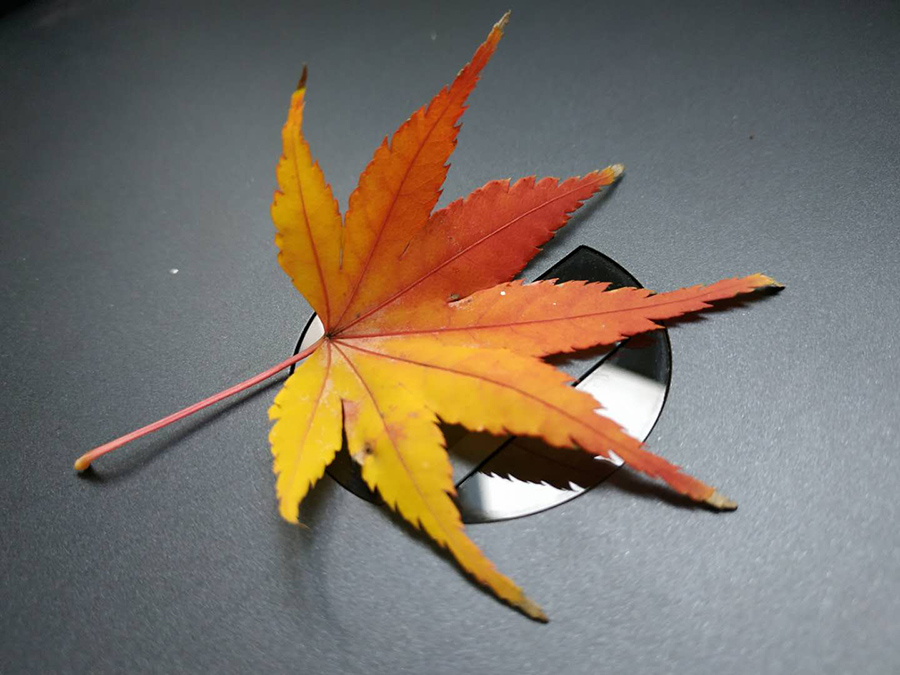
#> input picture maple.jpg, 900 x 675 px, found by its file name
$ python image-colour-range.py
#> lines starting #> are read from the running program, lines starting #| are printed output that depends on the picture; after the words box and inside, x2 and y2 are one past the last pixel; in counts of white or black regions, pixels touching at a corner belong together
import cv2
import numpy as np

rawImage=cv2.imread('maple.JPG')
#> rawImage is the input picture: shape (675, 900, 3); mean B, G, R 102.8, 112.9, 121.9
hsv=cv2.cvtColor(rawImage, cv2.COLOR_BGR2HSV)
#> hsv: shape (675, 900, 3); mean H, S, V 82.6, 62.4, 131.6
# define range of red color in HSV
lower_red = np.array([0,100,50])
upper_red = np.array([10,255,255])

# Threshold the HSV image to get only red colors
mask = cv2.inRange(hsv, lower_red, upper_red)
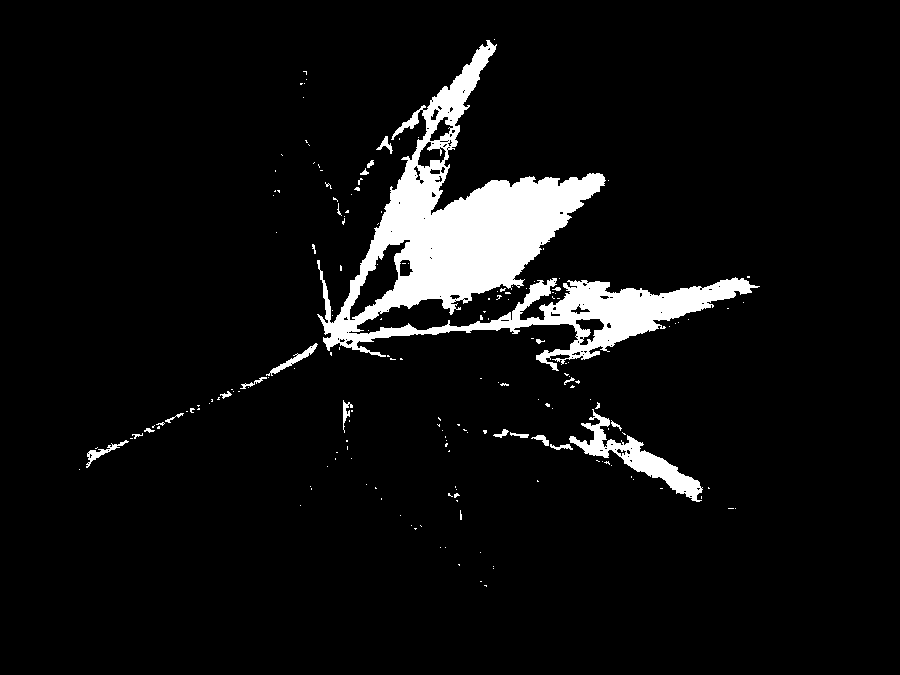
#> mask: shape (675, 900); 6.4% white; 182 white regions (159 under 20 px), largest, box (x1, y1, x2, y2) and area: (317, 40, 760, 371) 34343, (569, 409, 703, 502) 2688, (266, 343, 318, 376) 306
mask2 = 255-mask

grayImage=cv2.cvtColor(rawImage, cv2.COLOR_BGR2GRAY)
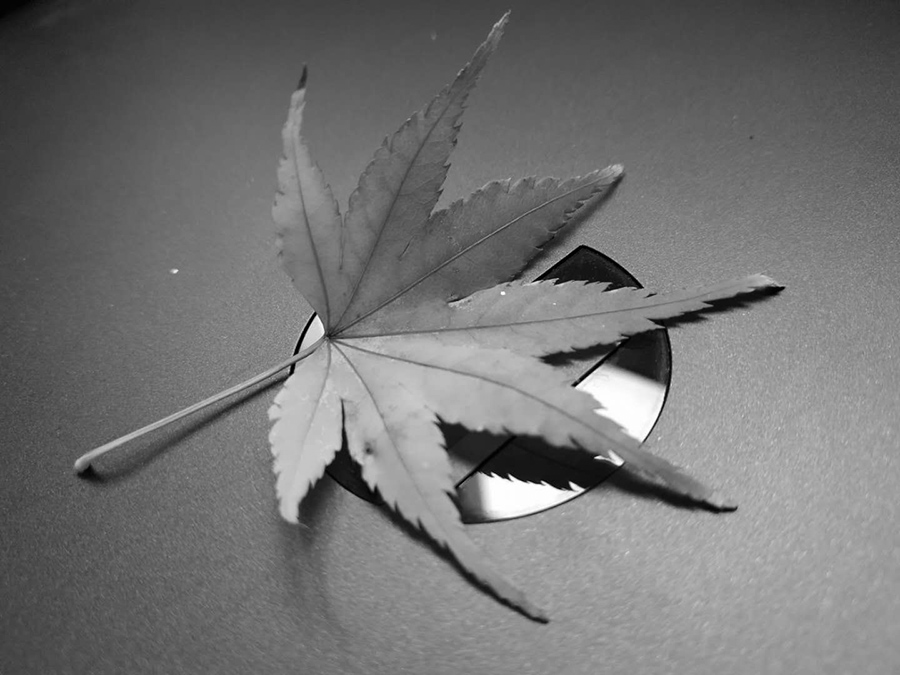
#> grayImage: shape (675, 900); min 0, max 255, mean 114.5
grayImage=cv2.cvtColor(grayImage, cv2.COLOR_GRAY2BGR)
#> grayImage: shape (675, 900, 3)
colourPartImage = cv2.bitwise_and(rawImage,rawImage, mask= mask)
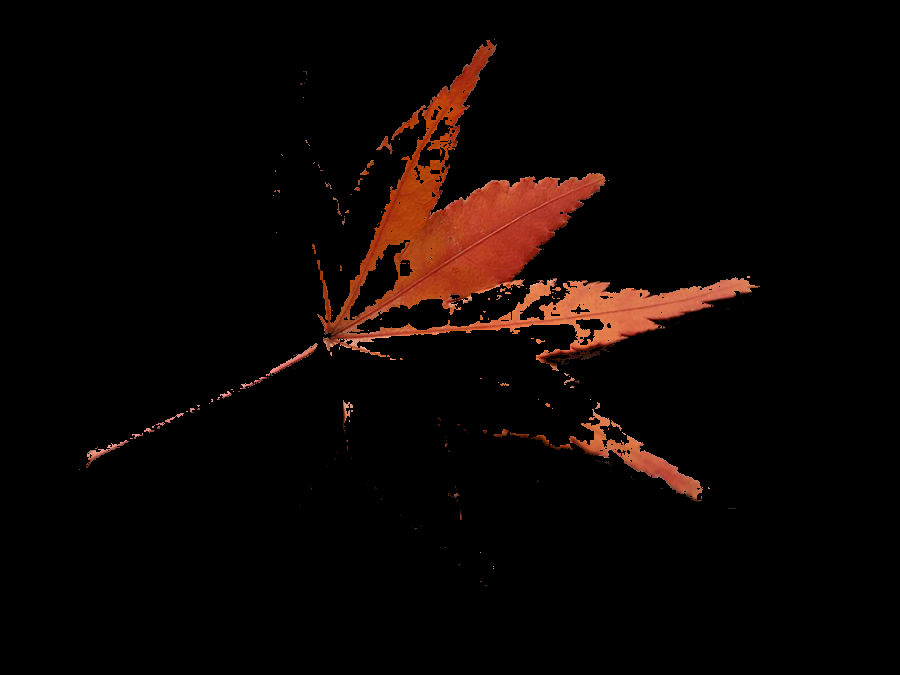
#> colourPartImage: shape (675, 900, 3); mean B, G, R 2.9, 5, 11.8
grayPartImage = cv2.bitwise_and(grayImage,grayImage, mask= mask2)
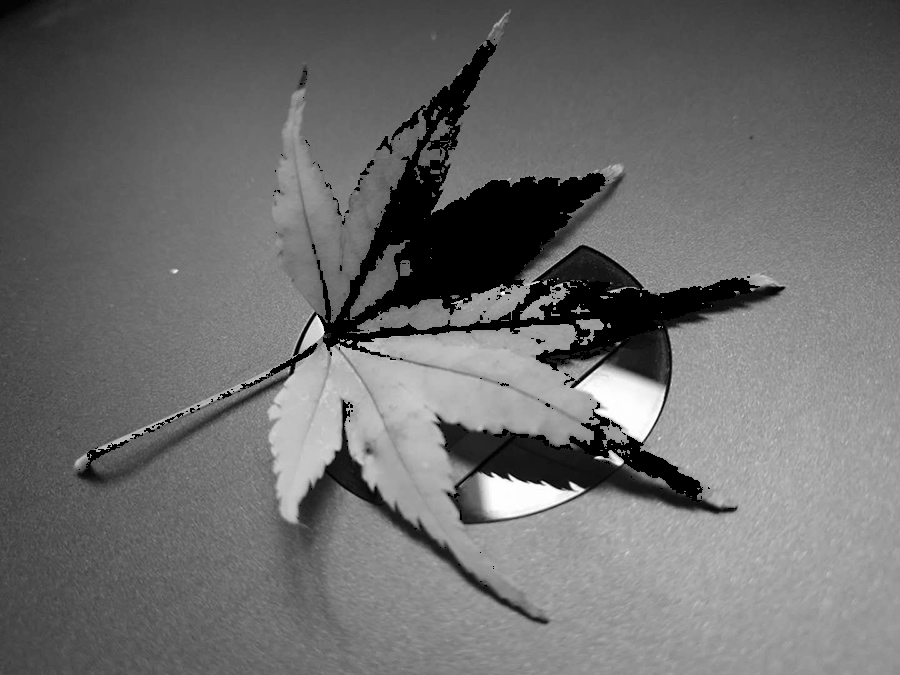
#> grayPartImage: shape (675, 900, 3); min 0, max 255, mean 107.8
artImage=colourPartImage+grayPartImage
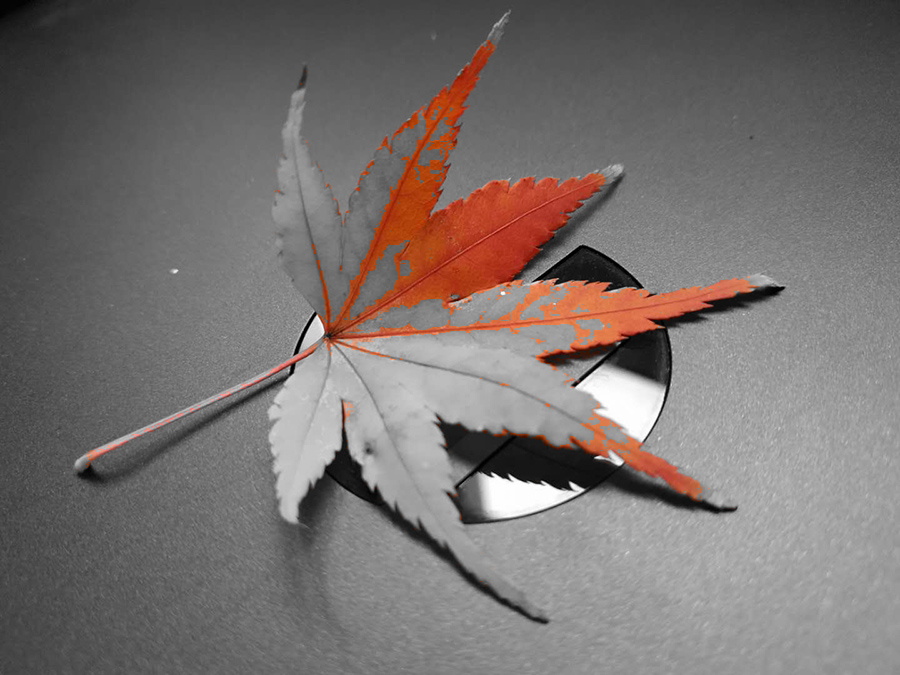
#> artImage: shape (675, 900, 3); mean B, G, R 110.6, 112.7, 119.5
cv2.imshow('raw',rawImage)
cv2.imshow('mask',mask)
cv2.imshow('art',artImage)
cv2.waitKey(0)
